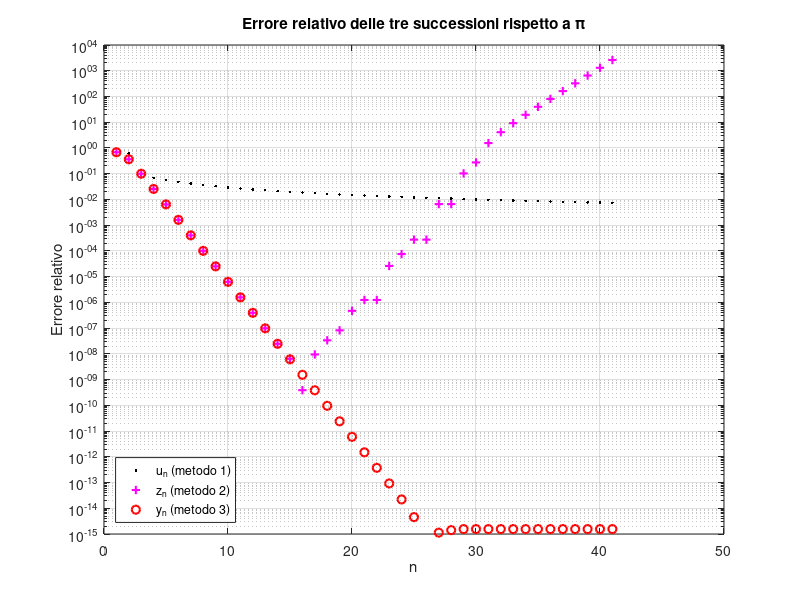

This figure's MATLAB source:
% ==========================================
% ESERCIZIO: Calcolo di Pi Greco
% ==========================================


% METODO 1:

clear; clc  % Pulisce la memoria e la schermata (ottima abitudine)

% Iniziallizzo i primi valori dei vettori s e u
s(1) = 1;
u(1) = 1;

s(2) = 1.25;
u(2) = s(2);

% Faccio partire il ciclo da n=2 fino a 40
for n = 2:40
    % Calcolo il termine successivo per s e u
    s(n+1) = s(n) + (n+1)^(-2);
    u(n+1) = sqrt(6 * s(n+1));

    % Stampo a schermo l'indice e l'errore relativo a ogni iterazione
    fprintf('\n \t [SEQ.1][INDEX]: %3.0f', n+1);
    fprintf(' [REL.ERR]: %2.2e', abs(u(n+1)-pi)/pi);
end

% Calcolo l'errore relativo finale su tutto il vettore per il grafico
rel_err_u = abs(u-pi)/pi;

% Vado a capo per staccare i risultati dal metodo successivo
fprintf('\n');


% METODO 2:
format long % Mostra i numeri con la massima precisione

% Inizializzo i primi due valori di z
z(1) = 1; 
z(2) = 2;

% Ciclo da 2 a 40
for n = 2:40
    % Spezzo la formula in parti per renderla più leggibile
    c = (4^(1-n)) * (z(n))^2; 
    inner_sqrt = sqrt(1-c);

    % Calcolo il termine successivo z(n+1)
    z(n+1) = (2^(n-0.5)) * sqrt(1 - inner_sqrt);

    % Stampo a schermo l'avanzamento
    fprintf('\n \t [SEQ.2][N]: %3.0f', n+1);
    fprintf(' [REL.ERR]: %2.2e', abs(z(n+1)-pi)/pi);
end

% Calcolo l'errore relativo finale su tutto il vettore z
rel_err_z = abs(z-pi)/pi;

% Vado a capo
fprintf('\n');


% METODO 3.
% Inizializzo i primi due valori di y
y(1) = 1; 
y(2) = 2;

% Ciclo da 2 a 40
for n = 2:40
    % Formula razionalizzata: 1 + sqrt(1-c) al denominatore evita la cancellazione di 1 - sqrt(1-c)
    num = (2^(1/2)) * abs(y(n)); 
    c = (4^(1-n)) * (y(n))^2;
    inner_sqrt = sqrt(1-c);
    den = sqrt(1 + inner_sqrt);

    % Calcolo il termine successivo y(n+1)
    y(n+1) = num / den;

    % Stampo a schermo l'avanzamento
    fprintf('\n \t [SEQ.3][N]: %3.0f', n+1);
    fprintf(' [REL.ERR]: %2.2e', abs(y(n+1)-pi)/pi);
end

% Vado a capo
fprintf('\n');

% Calcolo l'errore relativo finale su tutto il vettore y
rel_err_y = abs(y-pi)/pi;


% --- Grafico semilogaritmico degli errori relativi ---
figure;
% 1. Disegno l'errore relativo della prima successione (punti neri)
semilogy(1:length(u), rel_err_u, 'k.', 'LineWidth', 1.5);
hold on;  % Mantengo la figura per aggiungere le altre curve

% 2. Disegno la seconda (croci magenta) e la terza successione (cerchi rossi)
semilogy(1:length(z), rel_err_z, 'm+', 'LineWidth', 1.5);
semilogy(1:length(y), rel_err_y, 'ro', 'LineWidth', 1.5);
hold off;

% 3. Aggiungo titolo, etichette, legenda e griglia
title('Errore relativo delle tre successioni rispetto a \pi');
xlabel('n');
ylabel('Errore relativo');
legend('u_n (metodo 1)', 'z_n (metodo 2)', 'y_n (metodo 3)', 'Location', 'southwest');
grid on;
